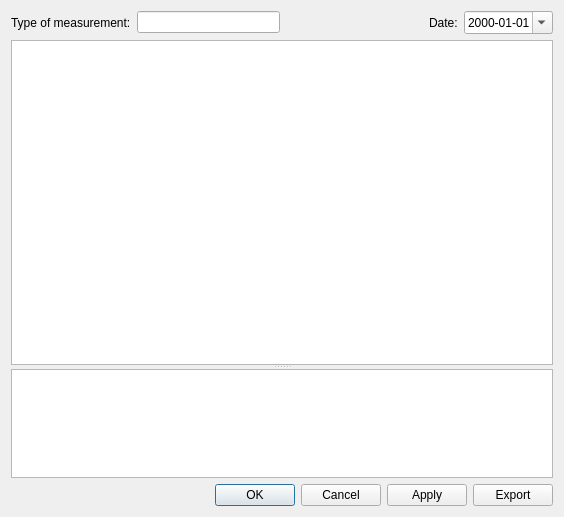
<?xml version="1.0" encoding="UTF-8"?>
<ui version="4.0">
 <class>MeasForm</class>
 <widget class="QDialog" name="MeasForm">
  <property name="geometry">
   <rect>
    <x>0</x>
    <y>0</y>
    <width>564</width>
    <height>517</height>
   </rect>
  </property>
  <property name="windowTitle">
   <string>Measurement edit</string>
  </property>
  <property name="windowIcon">
   <iconset resource="../qrc/images.qrc">
    <normaloff>:/png/meas.png</normaloff>:/png/meas.png</iconset>
  </property>
  <layout class="QVBoxLayout" name="verticalLayout">
   <item>
    <layout class="QHBoxLayout" name="horizontalLayout">
     <item>
      <widget class="QLabel" name="label">
       <property name="text">
        <string>Type of measurement:</string>
       </property>
      </widget>
     </item>
     <item>
      <widget class="QLineEdit" name="leType">
       <property name="readOnly">
        <bool>true</bool>
       </property>
      </widget>
     </item>
     <item>
      <spacer name="horizontalSpacer_2">
       <property name="orientation">
        <enum>Qt::Horizontal</enum>
       </property>
       <property name="sizeHint" stdset="0">
        <size>
         <width>40</width>
         <height>20</height>
        </size>
       </property>
      </spacer>
     </item>
     <item>
      <widget class="QLabel" name="label_2">
       <property name="text">
        <string>Date:</string>
       </property>
      </widget>
     </item>
     <item>
      <widget class="QDateEdit" name="Date_m">
       <property name="enabled">
        <bool>true</bool>
       </property>
       <property name="displayFormat">
        <string>yyyy-MM-dd</string>
       </property>
       <property name="calendarPopup">
        <bool>true</bool>
       </property>
      </widget>
     </item>
    </layout>
   </item>
   <item>
    <widget class="QSplitter" name="splitter_2">
     <property name="orientation">
      <enum>Qt::Vertical</enum>
     </property>
     <widget class="QTableWidget" name="tw_unit">
      <property name="minimumSize">
       <size>
        <width>0</width>
        <height>325</height>
       </size>
      </property>
      <attribute name="verticalHeaderDefaultSectionSize">
       <number>18</number>
      </attribute>
      <attribute name="verticalHeaderMinimumSectionSize">
       <number>18</number>
      </attribute>
      <attribute name="verticalHeaderDefaultSectionSize">
       <number>18</number>
      </attribute>
      <attribute name="verticalHeaderMinimumSectionSize">
       <number>18</number>
      </attribute>
     </widget>
     <widget class="QSplitter" name="splitter">
      <property name="orientation">
       <enum>Qt::Vertical</enum>
      </property>
      <widget class="QTextEdit" name="teComment">
       <property name="enabled">
        <bool>true</bool>
       </property>
       <property name="sizePolicy">
        <sizepolicy hsizetype="Preferred" vsizetype="Preferred">
         <horstretch>0</horstretch>
         <verstretch>0</verstretch>
        </sizepolicy>
       </property>
      </widget>
     </widget>
    </widget>
   </item>
   <item>
    <layout class="QHBoxLayout" name="horizontalLayout_2">
     <item>
      <spacer name="horizontalSpacer">
       <property name="orientation">
        <enum>Qt::Horizontal</enum>
       </property>
       <property name="sizeHint" stdset="0">
        <size>
         <width>413</width>
         <height>20</height>
        </size>
       </property>
      </spacer>
     </item>
     <item>
      <widget class="QPushButton" name="pbOK">
       <property name="text">
        <string>OK</string>
       </property>
      </widget>
     </item>
     <item>
      <widget class="QPushButton" name="pbCancel">
       <property name="text">
        <string>Cancel</string>
       </property>
      </widget>
     </item>
     <item>
      <widget class="QPushButton" name="pbApply">
       <property name="text">
        <string>Apply</string>
       </property>
      </widget>
     </item>
     <item>
      <widget class="QPushButton" name="pbExport">
       <property name="text">
        <string>Export</string>
       </property>
      </widget>
     </item>
    </layout>
   </item>
  </layout>
 </widget>
 <resources>
  <include location="../qrc/images.qrc"/>
 </resources>
 <connections/>
</ui>
